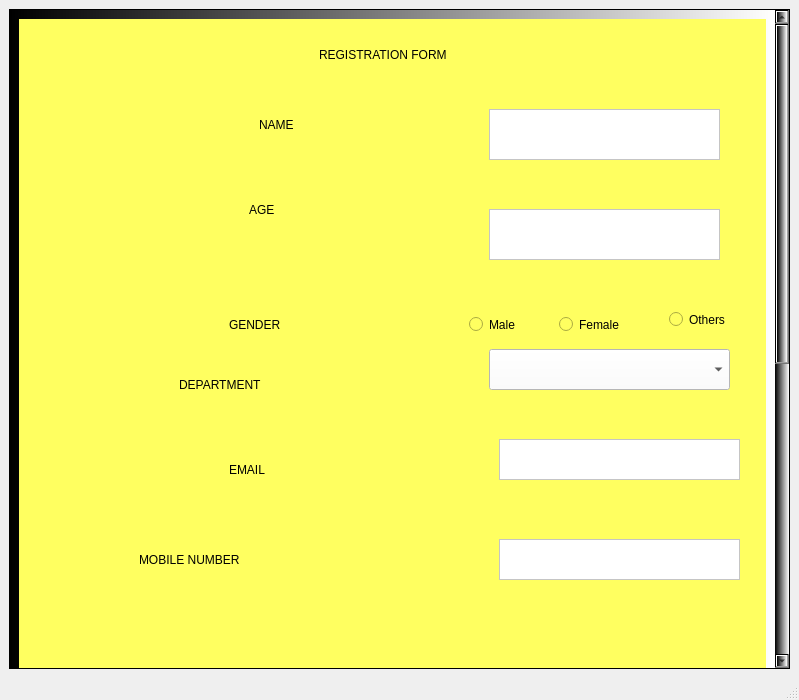
<?xml version="1.0" encoding="UTF-8"?>
<ui version="4.0">
 <class>MainWindow</class>
 <widget class="QMainWindow" name="MainWindow">
  <property name="geometry">
   <rect>
    <x>0</x>
    <y>0</y>
    <width>799</width>
    <height>700</height>
   </rect>
  </property>
  <property name="minimumSize">
   <size>
    <width>0</width>
    <height>700</height>
   </size>
  </property>
  <property name="windowTitle">
   <string>MainWindow</string>
  </property>
  <widget class="QWidget" name="centralwidget">
   <layout class="QVBoxLayout" name="verticalLayout">
    <item>
     <widget class="QScrollArea" name="scrollArea">
      <property name="styleSheet">
       <string notr="true">
background-color: qlineargradient(spread:pad, x1:0, y1:0, x2:1, y2:0, stop:0 rgba(0, 0, 0, 255), stop:1 rgba(255, 255, 255, 255));</string>
      </property>
      <property name="widgetResizable">
       <bool>true</bool>
      </property>
      <widget class="QWidget" name="scrollAreaWidgetContents">
       <property name="geometry">
        <rect>
         <x>0</x>
         <y>0</y>
         <width>775</width>
         <height>1212</height>
        </rect>
       </property>
       <layout class="QVBoxLayout" name="verticalLayout_2">
        <item>
         <widget class="QWidget" name="widget" native="true">
          <property name="minimumSize">
           <size>
            <width>0</width>
            <height>1200</height>
           </size>
          </property>
          <property name="styleSheet">
           <string notr="true">background-color: rgb(255, 255, 96);
font: 600 14pt &quot;Segoe UI&quot;;
color: rgb(0, 0, 0);</string>
          </property>
          <widget class="QLabel" name="label">
           <property name="geometry">
            <rect>
             <x>300</x>
             <y>0</y>
             <width>371</width>
             <height>71</height>
            </rect>
           </property>
           <property name="styleSheet">
            <string notr="true">font: 700 18pt &quot;Segoe UI&quot;;
font: 700 18pt &quot;Segoe UI&quot;;
color: rgb(0, 0, 0);</string>
           </property>
           <property name="text">
            <string>REGISTRATION FORM</string>
           </property>
          </widget>
          <widget class="QLabel" name="label_2">
           <property name="geometry">
            <rect>
             <x>240</x>
             <y>70</y>
             <width>161</width>
             <height>71</height>
            </rect>
           </property>
           <property name="styleSheet">
            <string notr="true">color: rgb(0, 0, 0);
font: 600 20pt &quot;Segoe UI&quot;;
font: 700 italic 14pt &quot;Segoe UI&quot;;
font: 600 14pt &quot;Segoe UI&quot;;</string>
           </property>
           <property name="text">
            <string>NAME</string>
           </property>
          </widget>
          <widget class="QPlainTextEdit" name="plainTextEdit">
           <property name="geometry">
            <rect>
             <x>470</x>
             <y>90</y>
             <width>231</width>
             <height>51</height>
            </rect>
           </property>
           <property name="styleSheet">
            <string notr="true">color: rgb(255, 255, 255);
background-color: rgb(255, 255, 255);</string>
           </property>
          </widget>
          <widget class="QLabel" name="label_3">
           <property name="geometry">
            <rect>
             <x>230</x>
             <y>150</y>
             <width>131</width>
             <height>81</height>
            </rect>
           </property>
           <property name="styleSheet">
            <string notr="true">font: 600 14pt &quot;Segoe UI&quot;;
color: rgb(0, 0, 0);</string>
           </property>
           <property name="text">
            <string>AGE</string>
           </property>
          </widget>
          <widget class="QPlainTextEdit" name="plainTextEdit_2">
           <property name="geometry">
            <rect>
             <x>470</x>
             <y>190</y>
             <width>231</width>
             <height>51</height>
            </rect>
           </property>
           <property name="styleSheet">
            <string notr="true">background-color: rgb(255, 255, 255);</string>
           </property>
          </widget>
          <widget class="QLabel" name="label_4">
           <property name="geometry">
            <rect>
             <x>210</x>
             <y>270</y>
             <width>131</width>
             <height>71</height>
            </rect>
           </property>
           <property name="text">
            <string>GENDER</string>
           </property>
          </widget>
          <widget class="QRadioButton" name="radioButton">
           <property name="geometry">
            <rect>
             <x>450</x>
             <y>280</y>
             <width>91</width>
             <height>51</height>
            </rect>
           </property>
           <property name="styleSheet">
            <string notr="true">font: 10pt &quot;Segoe UI&quot;;</string>
           </property>
           <property name="text">
            <string>Male</string>
           </property>
          </widget>
          <widget class="QRadioButton" name="radioButton_2">
           <property name="geometry">
            <rect>
             <x>540</x>
             <y>280</y>
             <width>81</width>
             <height>51</height>
            </rect>
           </property>
           <property name="styleSheet">
            <string notr="true">font: 10pt &quot;Segoe UI&quot;;</string>
           </property>
           <property name="text">
            <string>Female</string>
           </property>
          </widget>
          <widget class="QRadioButton" name="radioButton_3">
           <property name="geometry">
            <rect>
             <x>650</x>
             <y>270</y>
             <width>91</width>
             <height>61</height>
            </rect>
           </property>
           <property name="styleSheet">
            <string notr="true">font: 10pt &quot;Segoe UI&quot;;</string>
           </property>
           <property name="text">
            <string>Others</string>
           </property>
          </widget>
          <widget class="QLabel" name="label_5">
           <property name="geometry">
            <rect>
             <x>160</x>
             <y>320</y>
             <width>211</width>
             <height>91</height>
            </rect>
           </property>
           <property name="text">
            <string>DEPARTMENT</string>
           </property>
          </widget>
          <widget class="QComboBox" name="comboBox">
           <property name="geometry">
            <rect>
             <x>470</x>
             <y>330</y>
             <width>241</width>
             <height>41</height>
            </rect>
           </property>
           <property name="styleSheet">
            <string notr="true">background-color: rgb(255, 255, 255);</string>
           </property>
          </widget>
          <widget class="QTextEdit" name="textEdit">
           <property name="geometry">
            <rect>
             <x>480</x>
             <y>420</y>
             <width>241</width>
             <height>41</height>
            </rect>
           </property>
           <property name="styleSheet">
            <string notr="true">background-color: rgb(255, 255, 255);</string>
           </property>
          </widget>
          <widget class="QLabel" name="label_6">
           <property name="geometry">
            <rect>
             <x>210</x>
             <y>420</y>
             <width>121</width>
             <height>61</height>
            </rect>
           </property>
           <property name="text">
            <string>EMAIL</string>
           </property>
          </widget>
          <widget class="QLabel" name="label_7">
           <property name="geometry">
            <rect>
             <x>120</x>
             <y>500</y>
             <width>231</width>
             <height>81</height>
            </rect>
           </property>
           <property name="text">
            <string>MOBILE NUMBER</string>
           </property>
          </widget>
          <widget class="QPlainTextEdit" name="plainTextEdit_3">
           <property name="geometry">
            <rect>
             <x>480</x>
             <y>520</y>
             <width>241</width>
             <height>41</height>
            </rect>
           </property>
           <property name="styleSheet">
            <string notr="true">background-color: rgb(255, 255, 255);</string>
           </property>
          </widget>
          <widget class="QLabel" name="label_8">
           <property name="geometry">
            <rect>
             <x>60</x>
             <y>600</y>
             <width>271</width>
             <height>111</height>
            </rect>
           </property>
           <property name="text">
            <string>EXTRA CURRICULAR ACTIVITES</string>
           </property>
          </widget>
          <widget class="QCheckBox" name="checkBox">
           <property name="geometry">
            <rect>
             <x>320</x>
             <y>690</y>
             <width>101</width>
             <height>91</height>
            </rect>
           </property>
           <property name="text">
            <string>Nss</string>
           </property>
          </widget>
          <widget class="QCheckBox" name="checkBox_2">
           <property name="geometry">
            <rect>
             <x>420</x>
             <y>700</y>
             <width>81</width>
             <height>71</height>
            </rect>
           </property>
           <property name="text">
            <string>Ncc</string>
           </property>
          </widget>
          <widget class="QCheckBox" name="checkBox_3">
           <property name="geometry">
            <rect>
             <x>540</x>
             <y>690</y>
             <width>111</width>
             <height>91</height>
            </rect>
           </property>
           <property name="text">
            <string>Sports</string>
           </property>
          </widget>
          <widget class="QCheckBox" name="checkBox_4">
           <property name="geometry">
            <rect>
             <x>660</x>
             <y>700</y>
             <width>91</width>
             <height>61</height>
            </rect>
           </property>
           <property name="text">
            <string>Others</string>
           </property>
          </widget>
          <widget class="QLabel" name="label_9">
           <property name="geometry">
            <rect>
             <x>190</x>
             <y>740</y>
             <width>111</width>
             <height>91</height>
            </rect>
           </property>
           <property name="text">
            <string>CUT-OFF</string>
           </property>
          </widget>
          <widget class="QPlainTextEdit" name="plainTextEdit_4">
           <property name="geometry">
            <rect>
             <x>420</x>
             <y>810</y>
             <width>71</width>
             <height>31</height>
            </rect>
           </property>
           <property name="styleSheet">
            <string notr="true">background-color: rgb(255, 255, 255);
background-color: rgb(255, 255, 255);</string>
           </property>
          </widget>
          <widget class="QLabel" name="label_10">
           <property name="geometry">
            <rect>
             <x>320</x>
             <y>780</y>
             <width>91</width>
             <height>91</height>
            </rect>
           </property>
           <property name="text">
            <string>SSLC</string>
           </property>
          </widget>
          <widget class="QLabel" name="label_11">
           <property name="geometry">
            <rect>
             <x>540</x>
             <y>800</y>
             <width>91</width>
             <height>41</height>
            </rect>
           </property>
           <property name="text">
            <string>HSC</string>
           </property>
          </widget>
          <widget class="QPlainTextEdit" name="plainTextEdit_5">
           <property name="geometry">
            <rect>
             <x>650</x>
             <y>810</y>
             <width>71</width>
             <height>21</height>
            </rect>
           </property>
           <property name="styleSheet">
            <string notr="true">background-color: rgb(255, 255, 255);</string>
           </property>
          </widget>
          <widget class="QLabel" name="label_12">
           <property name="geometry">
            <rect>
             <x>200</x>
             <y>920</y>
             <width>141</width>
             <height>111</height>
            </rect>
           </property>
           <property name="text">
            <string>ADDRESS</string>
           </property>
          </widget>
          <widget class="QPlainTextEdit" name="plainTextEdit_6">
           <property name="geometry">
            <rect>
             <x>410</x>
             <y>940</y>
             <width>301</width>
             <height>151</height>
            </rect>
           </property>
           <property name="styleSheet">
            <string notr="true">background-color: rgb(255, 255, 255);</string>
           </property>
          </widget>
          <widget class="QPushButton" name="pushButton">
           <property name="geometry">
            <rect>
             <x>350</x>
             <y>1130</y>
             <width>151</width>
             <height>61</height>
            </rect>
           </property>
           <property name="text">
            <string>SUBMIT</string>
           </property>
          </widget>
         </widget>
        </item>
       </layout>
      </widget>
     </widget>
    </item>
   </layout>
  </widget>
  <widget class="QMenuBar" name="menubar">
   <property name="geometry">
    <rect>
     <x>0</x>
     <y>0</y>
     <width>799</width>
     <height>17</height>
    </rect>
   </property>
  </widget>
  <widget class="QStatusBar" name="statusbar"/>
 </widget>
 <resources/>
 <connections/>
</ui>
